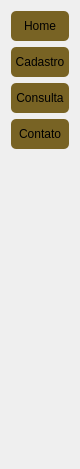
               <widget class="QWidget" name="page_1_menu">
                <property name="geometry">
                 <rect>
                  <x>0</x>
                  <y>0</y>
                  <width>80</width>
                  <height>469</height>
                 </rect>
                </property>
                <attribute name="label">
                 <string>Menu</string>
                </attribute>
                <layout class="QVBoxLayout" name="verticalLayout_3">
                 <item>
                  <widget class="QPushButton" name="btn_home">
                   <property name="minimumSize">
                    <size>
                     <width>0</width>
                     <height>30</height>
                    </size>
                   </property>
                   <property name="maximumSize">
                    <size>
                     <width>16777215</width>
                     <height>30</height>
                    </size>
                   </property>
                   <property name="cursor">
                    <cursorShape>PointingHandCursor</cursorShape>
                   </property>
                   <property name="styleSheet">
                    <string notr="true">QPushButton {
	background-color: #786324;
	border-radius: 5px
}

QPushButton:hover {
	background-color: #c49300;
	border-radius: 5px
}

</string>
                   </property>
                   <property name="text">
                    <string>Home</string>
                   </property>
                  </widget>
                 </item>
                 <item>
                  <widget class="QPushButton" name="btn_cadastro">
                   <property name="minimumSize">
                    <size>
                     <width>0</width>
                     <height>30</height>
                    </size>
                   </property>
                   <property name="maximumSize">
                    <size>
                     <width>16777215</width>
                     <height>30</height>
                    </size>
                   </property>
                   <property name="cursor">
                    <cursorShape>PointingHandCursor</cursorShape>
                   </property>
                   <property name="styleSheet">
                    <string notr="true">QPushButton {
	background-color: #786324;
	border-radius: 5px
}

QPushButton:hover {
	background-color: #c49300;
	border-radius: 5px
}
</string>
                   </property>
                   <property name="text">
                    <string>Cadastro</string>
                   </property>
                  </widget>
                 </item>
                 <item>
                  <widget class="QPushButton" name="btn_consultar">
                   <property name="minimumSize">
                    <size>
                     <width>0</width>
                     <height>30</height>
                    </size>
                   </property>
                   <property name="maximumSize">
                    <size>
                     <width>16777215</width>
                     <height>30</height>
                    </size>
                   </property>
                   <property name="cursor">
                    <cursorShape>PointingHandCursor</cursorShape>
                   </property>
                   <property name="styleSheet">
                    <string notr="true">QPushButton {
	background-color: #786324;
	border-radius: 5px
}

QPushButton:hover {
	background-color: #c49300;
	border-radius: 5px
}
</string>
                   </property>
                   <property name="text">
                    <string>Consulta</string>
                   </property>
                  </widget>
                 </item>
                 <item>
                  <widget class="QPushButton" name="btn_contato">
                   <property name="minimumSize">
                    <size>
                     <width>0</width>
                     <height>30</height>
                    </size>
                   </property>
                   <property name="maximumSize">
                    <size>
                     <width>16777215</width>
                     <height>30</height>
                    </size>
                   </property>
                   <property name="cursor">
                    <cursorShape>PointingHandCursor</cursorShape>
                   </property>
                   <property name="styleSheet">
                    <string notr="true">QPushButton {
	background-color: #786324;
	border-radius: 5px
}

QPushButton:hover {
	background-color: #c49300;
	border-radius: 5px
}
</string>
                   </property>
                   <property name="text">
                    <string>Contato</string>
                   </property>
                  </widget>
                 </item>
                 <item>
                  <spacer name="verticalSpacer">
                   <property name="orientation">
                    <enum>Qt::Vertical</enum>
                   </property>
                   <property name="sizeHint" stdset="0">
                    <size>
                     <width>20</width>
                     <height>40</height>
                    </size>
                   </property>
                  </spacer>
                 </item>
                </layout>
               </widget>
